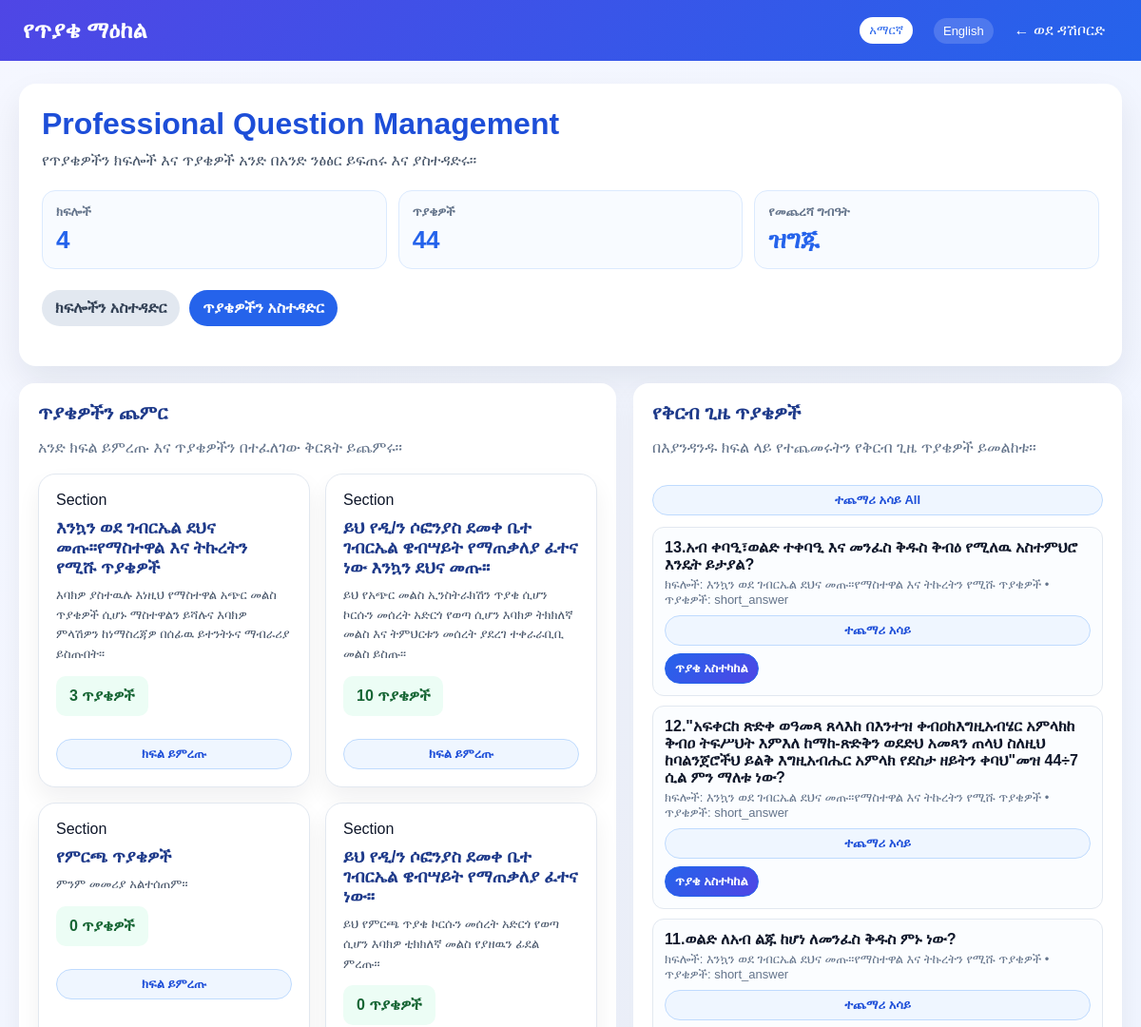
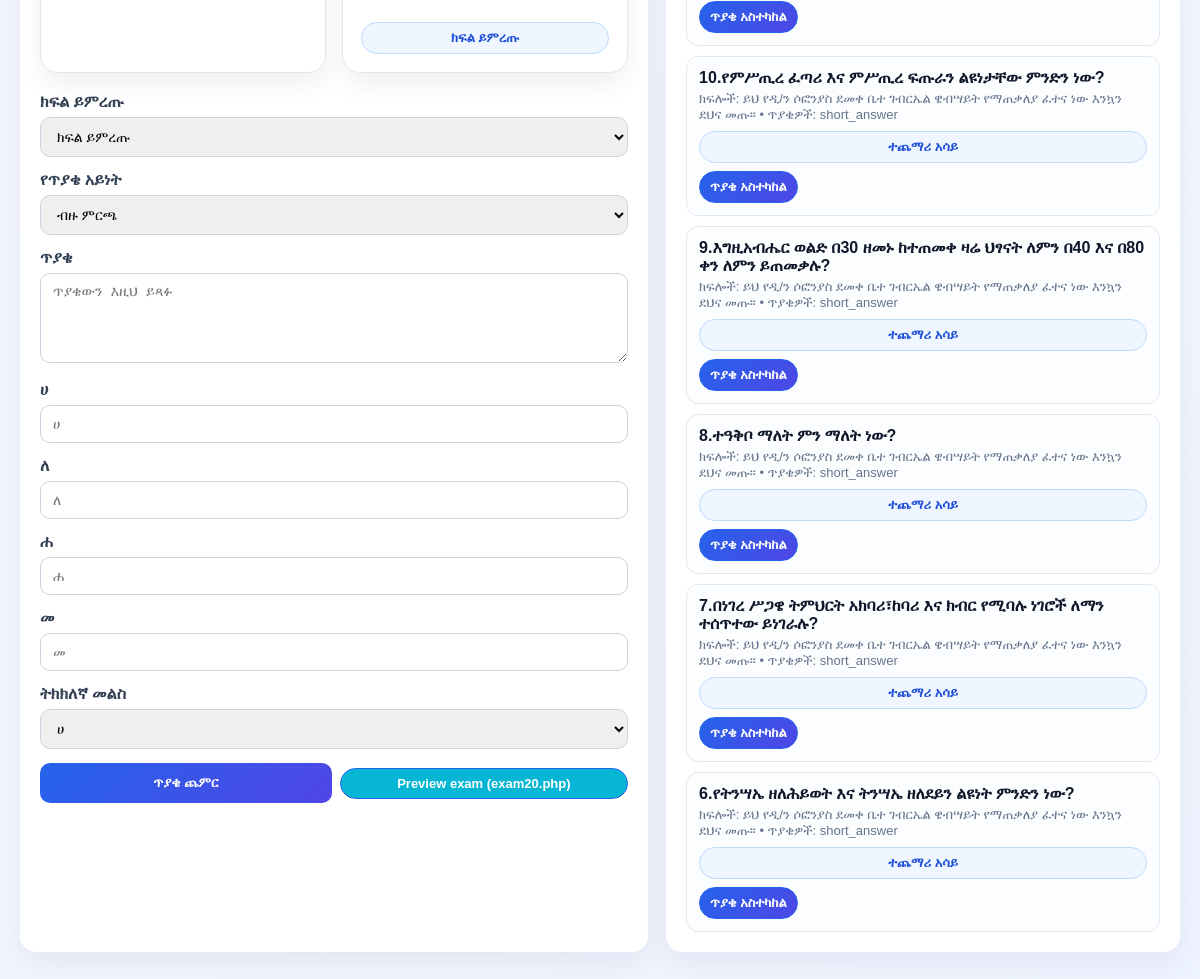
/admin_add_question.php (signed in), run on the app's committed database (2 pictures, top to bottom).
### tables this page shows
CREATE TABLE `question_sections` (
  `id` int(11) NOT NULL AUTO_INCREMENT,
  `title` varchar(255) NOT NULL,
  `instruction` text DEFAULT NULL,
  `created_at` datetime DEFAULT current_timestamp(),
  PRIMARY KEY (`id`)
);

CREATE TABLE `questions` (
  `id` int(11) NOT NULL AUTO_INCREMENT,
  `question_text` text NOT NULL,
  `option_a` varchar(255) NOT NULL,
  `option_b` varchar(255) NOT NULL,
  `option_c` varchar(255) NOT NULL,
  `option_d` varchar(255) NOT NULL,
  `correct_answer` varchar(255) NOT NULL,
  `created_at` datetime DEFAULT current_timestamp(),
  `question_type` varchar(30) NOT NULL DEFAULT 'multiple_choice',
  `section_id` int(11) DEFAULT NULL,
  `exam_type` varchar(30) NOT NULL DEFAULT 'exam20',
  PRIMARY KEY (`id`)
);

### db.php (called while the page is built, shortened)
<?php
if (!function_exists('safe')) {
    function safe($value): string
    {
        if (is_scalar($value)) {
            return htmlspecialchars((string)$value, ENT_QUOTES, 'UTF-8');
        }
        return '';
    }
}

### admin_add_question.php (the view, shortened to what this page needs)
<?php
require_once __DIR__ . '/db.php';
$lang = isset($_GET['lang']) ? $_GET['lang'] : ($_SESSION['lang'] ?? 'am');
$view = 'questions';
$txt = $ui[$lang] ?? $ui['am'];
$questionTypeOptions = [
    'multiple_choice' => $txt['type_multiple_choice'],
    'true_false' => $txt['type_true_false'],
    'fill_in_blank' => $txt['type_fill_in_blank'],
    'short_answer' => $txt['type_short_answer'],
];
$answerChoices = [
    'A' => $txt['option_a'],
    'B' => $txt['option_b'],
    'C' => $txt['option_c'],
    'D' => $txt['option_d'],
];
try {
    $pdo->exec('CREATE TABLE IF NOT EXISTS question_sections (
        id INT AUTO_INCREMENT PRIMARY KEY,
        title VARCHAR(255) NOT NULL,
        instruction TEXT DEFAULT NULL,
        created_at DATETIME DEFAULT CURRENT_TIMESTAMP
    ) ENGINE=InnoDB DEFAULT CHARSET=utf8mb4 COLLATE=utf8mb4_unicode_ci');
} catch (PDOException $e) {
}
try {
    $pdo->exec('CREATE TABLE IF NOT EXISTS questions (
        id INT AUTO_INCREMENT PRIMARY KEY,
        question_type VARCHAR(30) NOT NULL DEFAULT "multiple_choice",
        question_text TEXT NOT NULL,
        option_a VARCHAR(255) NOT NULL DEFAULT "",
        option_b VARCHAR(255) NOT NULL DEFAULT "",
        option_c VARCHAR(255) NOT NULL DEFAULT "",
        option_d VARCHAR(255) NOT NULL DEFAULT "",
        correct_answer VARCHAR(255) NOT NULL DEFAULT "",
        section_id INT DEFAULT NULL,
        created_at DATETIME DEFAULT CURRENT_TIMESTAMP,
        INDEX idx_questions_section (section_id)
    ) ENGINE=InnoDB DEFAULT CHARSET=utf8mb4 COLLATE=utf8mb4_unicode_ci');
} catch (PDOException $e) {
}
try {
    $pdo->exec('ALTER TABLE questions ADD COLUMN section_id INT DEFAULT NULL');
} catch (PDOException $e) {
}
$stmt = $pdo->query('SELECT qs.*, COUNT(q.id) AS question_count FROM question_sections qs LEFT JOIN questions q ON q.section_id = qs.id GROUP BY qs.id ORDER BY qs.created_at DESC');
$sections = $stmt->fetchAll(PDO::FETCH_ASSOC);
$stmt = $pdo->query('SELECT COUNT(*) as total FROM question_sections');
$sectionCount = (int)($stmt->fetch()['total'] ?? 0);
$stmt = $pdo->query('SELECT COUNT(*) as total FROM questions');
$questionCount = (int)($stmt->fetch()['total'] ?? 0);
$stmt = $pdo->query('SELECT q.*, s.title as section_title FROM questions q LEFT JOIN question_sections s ON s.id = q.section_id ORDER BY q.created_at DESC LIMIT 8');
$recentQuestions = $stmt->fetchAll(PDO::FETCH_ASSOC);
?>
<!DOCTYPE html>
<html lang="<?php echo safe($lang === 'en' ? 'en' : 'am'); ?>">
<head>
</head>
<body>
<div class="navbar">
    <h2><?php echo safe($txt['page_title']); ?></h2>
    <div style="display:flex; align-items:center; flex-wrap:wrap; gap:8px;">
        <div class="lang-switch">
            <a class="<?php echo $lang === 'am' ? 'active' : ''; ?>" href="admin_add_question.php?lang=am&view=<?php echo urlencode($view); ?>"><?php echo safe($txt['am_lang']); ?></a>
            <a class="<?php echo $lang === 'en' ? 'active' : ''; ?>" href="admin_add_question.php?lang=en&view=<?php echo urlencode($view); ?>"><?php echo safe($txt['en_lang']); ?></a>
        </div>
        <a href="admin_dashboard.php"><?php echo safe($txt['back']); ?></a>
    </div>
</div>
<div class="container">
    <div class="hero">
        <h1><?php echo safe($txt['hero_title']); ?></h1>
        <p><?php echo safe($txt['hero_text']); ?></p>
        <div class="summary-grid">
            <div class="summary-card">
                <h3><?php echo safe($txt['summary_sections']); ?></h3>
                <div class="value"><?php echo (int)$sectionCount; ?></div>
            </div>
            <div class="summary-card">
                <h3><?php echo safe($txt['summary_questions']); ?></h3>
                <div class="value"><?php echo (int)$questionCount; ?></div>
            </div>
            <div class="summary-card">
                <h3><?php echo safe($txt['summary_latest']); ?></h3>
                <div class="value"><?php echo safe($txt['ready']); ?></div>
            </div>
        </div>
        <div class="tabs">
            <a class="tab-btn <?php echo $view === 'sections' ? 'active' : ''; ?>" href="admin_add_question.php?lang=<?php echo urlencode($lang); ?>&view=sections"><?php echo safe($txt['tabs_sections']); ?></a>
            <a class="tab-btn <?php echo $view === 'questions' ? 'active' : ''; ?>" href="admin_add_question.php?lang=<?php echo urlencode($lang); ?>&view=questions"><?php echo safe($txt['tabs_questions']); ?></a>
        </div>
    </div>
    <div class="grid">
        <?php if ($view === 'sections'): ?>
            <div class="panel-card">
                <h2><?php echo safe($txt['section_form_title']); ?></h2>
                <p><?php echo safe($txt['section_form_desc']); ?></p>
                <form method="post">
                    <input type="hidden" name="add_section" value="1">
                    <input type="hidden" name="lang" value="<?php echo safe($lang); ?>">
                    <input type="hidden" name="view" value="sections">
                    <div class="form-group">
                        <label for="section_title"><?php echo safe($txt['section_title']); ?></label>
                        <input id="section_title" name="section_title" type="text" placeholder="<?php echo safe($txt['section_placeholder']); ?>" required>
                    </div>
                    <div class="form-group">
                        <label for="instruction"><?php echo safe($txt['instruction']); ?></label>
                        <textarea id="instruction" name="instruction" placeholder="<?php echo safe($txt['instruction_placeholder']); ?>"></textarea>
                    </div>
                    <button type="submit"><?php echo safe($txt['section_submit']); ?></button>
                </form>
            </div>
            <div class="panel-card">
                <h2><?php echo safe($txt['sections_list_title']); ?></h2>
                <p><?php echo safe($txt['sections_list_desc']); ?></p>
                <?php if (!empty($sections)): ?>
                    <div class="list">
                        <?php foreach ($sections as $section): ?>
                            <div class="list-item">
                                <strong><?php echo safe($section['title'] ?? ''); ?></strong>
                                <div class="muted"><?php echo safe($section['instruction'] ?: ($lang === 'am' ? 'ምንም መመሪያ አልተሰጠም።' : 'No instruction provided.')); ?></div>
                            </div>
                        <?php endforeach; ?>
                    </div>
                <?php else: ?>
                    <div class="help-box"><?php echo safe($txt['empty_sections']); ?></div>
                <?php endif; ?>
            </div>
        <?php else: ?>
            <div class="panel-card">
                <h2><?php echo safe($txt['question_form_title']); ?></h2>
                <p><?php echo safe($txt['question_form_desc']); ?></p>
                <?php if (!empty($sections)): ?>
                    <div class="section-grid">
                        <?php foreach ($sections as $section): ?>
                            <div class="section-card" data-section-id="<?php echo (int)$section['id']; ?>" onclick="selectSection(<?php echo (int)$section['id']; ?>)">
                                <span class="pill info">Section</span>
                                <h3><?php echo safe($section['title'] ?? 'Untitled'); ?></h3>
                                <p><?php echo safe($section['instruction'] ?: $txt['no_instruction']); ?></p>
                                <div class="section-meta">
                                    <span class="pill success"><?php echo (int)($section['question_count'] ?? 0); ?> <?php echo safe($txt['questions']); ?></span>
                                    <button type="button" class="mini-btn secondary" onclick="event.stopPropagation(); selectSection(<?php echo (int)$section['id']; ?>)"><?php echo safe($txt['select_section_button']); ?></button>
                                </div>
                            </div>
                        <?php endforeach; ?>
                    </div>
                <?php else: ?>
                    <div class="help-box"><?php echo safe($txt['empty_sections']); ?></div>
                <?php endif; ?>
                <form method="post">
                    <div class="form-group">
                        <label for="section_id"><?php echo safe($txt['select_section']); ?></label>
                        <select id="section_id" name="section_id" required>
                            <option value=""><?php echo safe($txt['select_section_placeholder']); ?></option>
                        </select>
                    </div>
                    <div class="form-group">
                        <label for="question_type"><?php echo safe($txt['question_type']); ?></label>
                        <select id="question_type" name="question_type" onchange="toggleQuestionType(this.value)">
                            <?php foreach ($questionTypeOptions as $value => $label): ?>
                                <option value="<?php echo safe($value); ?>"><?php echo safe($label); ?></option>
                            <?php endforeach; ?>
                        </select>
                    </div>
                    <div class="form-group">
                        <label for="question"><?php echo safe($txt['question_label']); ?></label>
                        <textarea id="question" name="question" placeholder="<?php echo safe($txt['question_placeholder']); ?>" required></textarea>
                    </div>
                    <div id="mcqFields">
                        <div class="form-group">
                            <label for="a" id="labelA"><?php echo safe($txt['option_a']); ?></label>
                            <input id="a" type="text" name="a" placeholder="<?php echo safe($txt['option_a']); ?>" required>
                        </div>
                        <div class="form-group">
                            <label for="b" id="labelB"><?php echo safe($txt['option_b']); ?></label>
                            <input id="b" type="text" name="b" placeholder="<?php echo safe($txt['option_b']); ?>" required>
                        </div>
                        <div class="form-group">
                            <label for="c"><?php echo safe($txt['option_c']); ?></label>
                            <input id="c" type="text" name="c" placeholder="<?php echo safe($txt['option_c']); ?>" required>
                        </div>
                        <div class="form-group">
                            <label for="d"><?php echo safe($txt['option_d']); ?></label>
                            <input id="d" type="text" name="d" placeholder="<?php echo safe($txt['option_d']); ?>" required>
                        </div>
                        <div class="form-group">
                            <label for="correct"><?php echo safe($txt['correct_answer']); ?></label>
                            <select id="correct" name="correct">
                                <?php foreach ($answerChoices as $value => $label): ?>
                                    <option value="<?php echo safe($value); ?>"><?php echo safe($label); ?></option>
                                <?php endforeach; ?>
                            </select>
                        </div>
                    </div>
                    <div style="display:flex;gap:8px;align-items:center;">
                        <button type="submit"><?php echo safe($txt['question_submit']); ?></button>
                        <button type="submit" name="preview_and_open" value="1" class="mini-btn primary" style="background:#06b6d4;color:white;">Preview exam (exam20.php)</button>
                    </div>
                </form>
            </div>
            <div class="panel-card">
                <div style="display:flex; align-items:center; justify-content:space-between; gap:12px; flex-wrap:wrap;">
                    <div>
                        <h2><?php echo safe($txt['recent_questions_title']); ?></h2>
                        <p><?php echo safe($txt['recent_questions_desc']); ?></p>
                    </div>
                    <button type="button" id="toggleAllQuestionsBtn" class="mini-btn secondary" onclick="toggleAllQuestionDetails()"><?php echo safe($txt['show_more']); ?> All</button>
                </div>
                <?php if (!empty($recentQuestions)): ?>
                    <div class="list">
                        <?php foreach ($recentQuestions as $question): ?>
                            <div class="list-item">
                                <strong><?php echo safe($question['question_text'] ?? ''); ?></strong>
                                <div class="muted"><?php echo safe($txt['sections'] . ': ' . ($question['section_title'] ?: $txt['unassigned'])); ?> • <?php echo safe($txt['questions'] . ': ' . ($question['question_type'] ?? 'multiple_choice')); ?></div>
                                <div class="list-actions">
                                    <button type="button" class="mini-btn secondary" onclick="toggleQuestionDetails('q-<?php echo (int)$question['id']; ?>', this)"><?php echo safe($txt['show_more']); ?></button>
                                    <a href="admin_edit_question.php?id=<?php echo (int)$question['id']; ?>" class="mini-btn primary"><?php echo safe($txt['edit_question']); ?></a>
                                </div>
                            </div>
                        <?php endforeach; ?>
                    </div>
                <?php else: ?>
                    <div class="help-box"><?php echo safe($txt['empty_questions']); ?></div>
                <?php endif; ?>
            </div>
        <?php endif; ?>
    </div>
</div>
</body>
</html>

### data on the page
question_sections: title "እንኳን ወደ ገብርኤል ደህና መጡ።የማስተዋል እና ትኩረትን የሚሹ ጥያቄዎች", instruction "እባክዎ ያስተዉሉ እነዚህ የማስተዋል አጭር መልስ ጥያቄዎች ሲሆኑ ማስተዋልን ይሻሉና እባክዎ ምላሽዎን ከነማስረጃዎ በሰፊዉ ይተንትኑና ማብራሪያ ይስጡበት።", question_count "3"
question_sections: title "ይህ የዲ/ን ሶፎንያስ ደመቀ ቤተ ገብርኤል ዌብሣይት የማጠቃለያ ፈተና ነው እንኳን ደህና መጡ።", instruction "ይህ የአጭር መልስ ኢንስትራክሽን ጥያቄ ሲሆን ኮርሱን መሰረት አድርጎ የወጣ ሲሆን እባክዎ ትክክለኛ መልስ እና ትምህርቱን መሰረት ያደረገ ተቀራራቢቢ መልስ ይስጡ።", question_count "10"
question_sections: title "የምርጫ ጥያቄዎች", instruction "ምንም መመሪያ አልተሰጠም።", question_count "0"
question_sections: title "ይህ የዲ/ን ሶፎንያስ ደመቀ ቤተ ገብርኤል ዌብሣይት የማጠቃለያ ፈተና ነው።", instruction "ይህ የምርጫ ጥያቄ ኮርሱን መሰረት አድርጎ የወጣ ሲሆን እባክዎ ቲክክለኛ መልስ የያዘዉን ፊደል ምረጡ።", question_count "0"
questions: question_text "13.አብ ቀባዒ፣ወልድ ተቀባዒ እና መንፈስ ቅዱስ ቅብዕ የሚለዉ አስተምህሮ እንዴት ይታያል?", question_sections.title "ክፍሎች: እንኳን ወደ ገብርኤል ደህና መጡ።የማስተዋል እና ትኩረትን የሚሹ ጥያቄዎች", question_type "ጥያቄዎች: short_answer"
questions: question_text "12.\"አፍቀርከ ጽድቀ ወዓመጻ ጸላእከ በእንተዝ ቀብዐከእግዚአብሄር አምላክከ ቅብዐ ትፍሥህት እምእለ ከማከ-ጽድቅን ወደድህ አመጻን ጠላህ ስለዚህ ከባልንጀሮችህ ይልቅ እግዚአብሔር አምላክ የደስታ ዘይትን ቀባህ\"መዝ 44÷7 ሲል ምን ማለቱ ነው?", question_sections.title "ክፍሎች: እንኳን ወደ ገብርኤል ደህና መጡ።የማስተዋል እና ትኩረትን የሚሹ ጥያቄዎች", question_type "ጥያቄዎች: short_answer"
questions: question_text "11.ወልድ ለአብ ልጁ ከሆነ ለመንፈስ ቅዱስ ምኑ ነው?", question_sections.title "ክፍሎች: እንኳን ወደ ገብርኤል ደህና መጡ።የማስተዋል እና ትኩረትን የሚሹ ጥያቄዎች", question_type "ጥያቄዎች: short_answer"
questions: question_text "10.የምሥጢረ ፈጣሪ እና ምሥጢረ ፍጡራን ልዩነታቸው ምንድን ነው?", question_sections.title "ክፍሎች: ይህ የዲ/ን ሶፎንያስ ደመቀ ቤተ ገብርኤል ዌብሣይት የማጠቃለያ ፈተና ነው እንኳን ደህና መጡ።", question_type "ጥያቄዎች: short_answer"
questions: question_text "9.እግዚአብሔር ወልድ በ30 ዘመኑ ከተጠመቀ ዛሬ ህፃናት ለምን በ40 እና በ80 ቀን ለምን ይጠመቃሉ?", question_sections.title "ክፍሎች: ይህ የዲ/ን ሶፎንያስ ደመቀ ቤተ ገብርኤል ዌብሣይት የማጠቃለያ ፈተና ነው እንኳን ደህና መጡ።", question_type "ጥያቄዎች: short_answer"
questions: question_text "8.ተዓቅቦ ማለት ምን ማለት ነው?", question_sections.title "ክፍሎች: ይህ የዲ/ን ሶፎንያስ ደመቀ ቤተ ገብርኤል ዌብሣይት የማጠቃለያ ፈተና ነው እንኳን ደህና መጡ።", question_type "ጥያቄዎች: short_answer"
questions: question_text "7.በነገረ ሥጋዌ ትምህርት አክባሪ፣ከባሪ እና ክብር የሚባሉ ነገሮች ለማን ተሰጥተው ይነገራሉ?", question_sections.title "ክፍሎች: ይህ የዲ/ን ሶፎንያስ ደመቀ ቤተ ገብርኤል ዌብሣይት የማጠቃለያ ፈተና ነው እንኳን ደህና መጡ።", question_type "ጥያቄዎች: short_answer"
questions: question_text "6.የትንሣኤ ዘለሕይወት እና ትንሣኤ ዘለደይን ልዩነት ምንድን ነው?", question_sections.title "ክፍሎች: ይህ የዲ/ን ሶፎንያስ ደመቀ ቤተ ገብርኤል ዌብሣይት የማጠቃለያ ፈተና ነው እንኳን ደህና መጡ።", question_type "ጥያቄዎች: short_answer"

### other printed values
safe($txt['page_title']) "የጥያቄ ማዕከል"
safe($txt['am_lang']) "አማርኛ"
safe($txt['en_lang']) "English"
safe($txt['back']) "← ወደ ዳሽቦርድ"
safe($txt['hero_title']) "Professional Question Management"
safe($txt['hero_text']) "የጥያቄዎችን ክፍሎች እና ጥያቄዎች አንድ በአንድ ንፅፅር ይፍጠሩ እና ያስተዳድሩ።"
safe($txt['summary_sections']) "ክፍሎች"
$sectionCount "4"
safe($txt['summary_questions']) "ጥያቄዎች"
$questionCount "44"
safe($txt['summary_latest']) "የመጨረሻ ግብዓት"
safe($txt['ready']) "ዝግጁ"
safe($txt['tabs_sections']) "ክፍሎችን አስተዳድር"
safe($txt['tabs_questions']) "ጥያቄዎችን አስተዳድር"
safe($txt['question_form_title']) "ጥያቄዎችን ጨምር"
